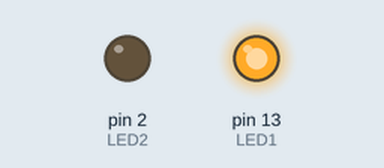
A sketch run on a simulated Arduino Uno, built with avr-gcc and run on an emulated ATmega328P. Shown: output pins drawn as LEDs (lit = HIGH).

Above: at 0.5 s.
At 2.5 s:
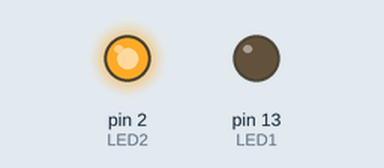
At 17.0 s:
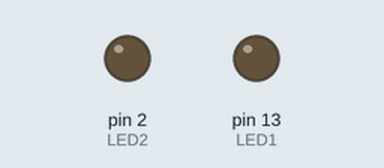
Timing chart, 0 to 17.6 s (numbered marks = the images above):
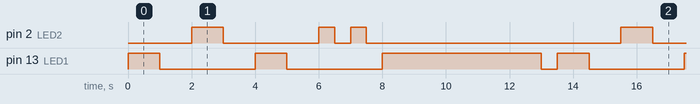

Measured:
- by itself, pin 2 (LED2): repeats every 13.5 s: LOW 3.0 s, HIGH 0.50 s, LOW 0.50 s, HIGH 0.50 s, LOW 8.0 s, HIGH 1.0 s
- by itself, pin 13 (LED1): repeats every 13.5 s: LOW 3.0 s, HIGH 1.0 s, LOW 3.0 s, HIGH 5.0 s, LOW 0.50 s, HIGH 1.0 s
- by itself, everything shown: repeats every 13.5 s, in 12 steps

The sketch:

punto_1_parcial_JABG.ino
```cpp
//Programa creado por el estudiante Juan Andrés Bermúdez Gómez del programa de Ingeniería Aeronáutica
//de la Escuela de Aviación del Ejército en la asignatura de Programación II dirigida por el ingeniero
//Pedro Fernando Melo Daza.
int LED1 = 13;
int LED2 = 2;
void setup() {
  pinMode(LED1, OUTPUT);
  pinMode(LED2, OUTPUT);
}

void loop() {
  //Inicio del paso 1
  digitalWrite(LED1, HIGH);
  delay(1000);
  digitalWrite(LED1, LOW);
  delay(1000);
  digitalWrite(LED2, HIGH);
  delay(1000);
  digitalWrite(LED2, LOW);
  delay(1000);
  //Fin del paso 1
  //Inicio del paso 2
  digitalWrite(LED1, HIGH);
  delay(1000);
  digitalWrite(LED1, LOW);
  delay(1000);
  digitalWrite(LED2, HIGH);
  delay(500);
  digitalWrite(LED2, LOW);
  delay(500);
  //Fin del paso 2
  //Inicio del paso 3
  digitalWrite(LED2, HIGH);
  delay(500);
  digitalWrite(LED2, LOW);
  delay(500);
  //Fin del paso 3
  //Inicio del paso 4
  digitalWrite(LED1, HIGH);
  delay(5000);
  digitalWrite(LED1, LOW);
  delay(500);
  //Fin del paso 4
}
```
